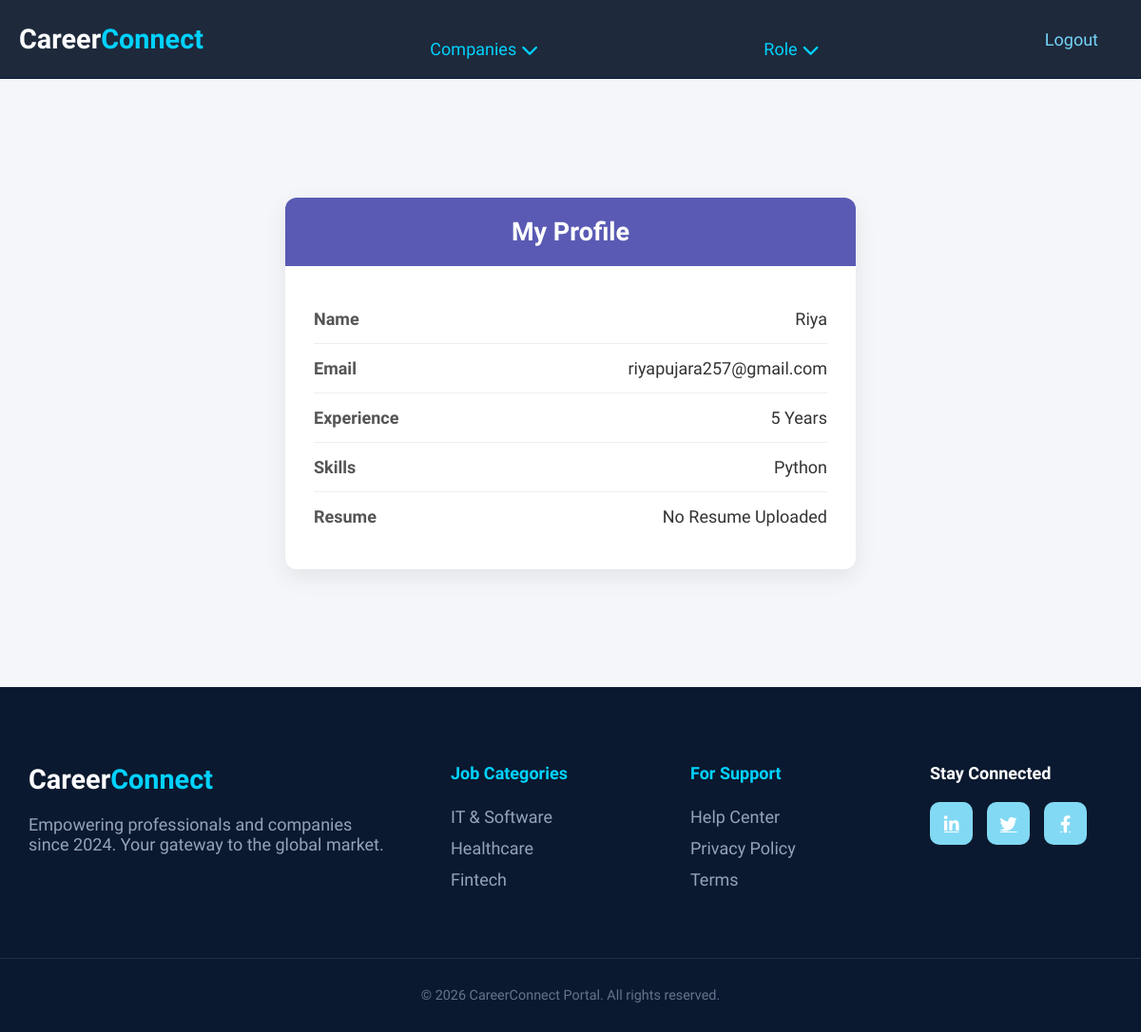
The app's page /my-profile/ (signed in) with its own data.
### accounts/models.py (models this page shows, shortened)
class seekerdb(models.Model):
    WORK_TYPES = (
        ('Remote', 'Remote'),
        ('On-site', 'On-site'),
        ('Hybrid', 'Hybrid'),
    )
    user = models.OneToOneField(User, on_delete=models.CASCADE, related_name='seeker_profile')
    full_name = models.CharField(max_length=255)
    experience_years = models.IntegerField(default=0)
    work_type = models.CharField(max_length=20, choices=WORK_TYPES, default='Remote')
    skills = models.TextField(help_text="Enter skills separated by commas")
    resume = models.FileField(
        upload_to='resumes/',
        validators=[FileExtensionValidator(['pdf', 'doc', 'docx'])],
        null=True, blank=True
    )
    resume_updated_at = models.DateTimeField(auto_now=True)
    profile_views = models.IntegerField(default=0)

class User(AbstractUser):
    is_seeker = models.BooleanField(default=False)
    is_employer = models.BooleanField(default=False)
    profile_picture = models.ImageField(upload_to='profiles/', null=True, blank=True)

### accounts/views.py (the view)
# urls.py: path('my-profile/', views.my_profile, name='my_profile'),
@login_required
def my_profile(request):
    profile = request.user.seeker_profile
    return render(request, 'my_profile.html', {
        'profile': profile
    })

### templates/my_profile.html (shortened to what this page needs)
{% extends 'base.html' %}
{% load static %}
{% block extra_css%}
<link rel="stylesheet" href="{% static 'css/my_profile.css' %}" />
{%endblock%}
{% block content %}
<div class="profile-container">
    <div class="profile-card">
        <div class="profile-header">
            <h2>My Profile</h2>
        </div>
        <div class="profile-body">
            <div class="profile-row">
                <span class="label">Name</span>
                <span class="value">{{ profile.full_name }}</span>
            </div>
            <div class="profile-row">
                <span class="label">Email</span>
                <span class="value">{{ request.user.email }}</span>
            </div>
            <div class="profile-row">
                <span class="label">Experience</span>
                <span class="value">{{ profile.experience_years }} Years</span>
            </div>
            <div class="profile-row">
                <span class="label">Skills</span>
                <span class="value">{{ profile.skills }}</span>
            </div>
            <div class="profile-row">
                <span class="label">Resume</span>
                <span class="value">
                    {% if profile.resume %}
                        <a href="{{ profile.resume.url }}" target="_blank" class="resume-btn">
                            Download Resume
                        </a>
                    {% else %}
                        No Resume Uploaded
                    {% endif %}
                </span>
            </div>
        </div>
    </div>
</div>
{% endblock %}

### static/css/base.css (style rules this page uses)
:root { --navy: #0a192f; --cyan: #00d2ff; --cyan-glow: rgba(0, 210, 255, 0.4); --purple-glow: rgba(160, 32, 240, 0.3); --white: #ffffff; --light-bg: #f8fafc; --text-navy: #1e293b; --text-light: #64748b; }
* { margin: 0; padding: 0; box-sizing: border-box; }
body { font-family: "Plus Jakarta Sans", sans-serif; background-color: var(--white); color: var(--text-navy); font-size: 18px; }

### static/css/my_profile.css (style rules this page uses)
.profile-container { display: flex; justify-content: center; align-items: center; padding: 50px 20px; background: #f4f6f9; min-height: 80vh; }
.profile-card { width: 100%; max-width: 600px; background: #ffffff; border-radius: 12px; box-shadow: 0 8px 25px rgba(0, 0, 0, 0.08); overflow: hidden; transition: 0.3s ease; }
.profile-header { background: rgba(3, 3, 141, 0.651); color: white; padding: 20px; text-align: center; }
.profile-header h2 { margin: 0; font-weight: 600; }
.profile-body { padding: 30px; }
.profile-row { display: flex; justify-content: space-between; padding: 15px 0; border-bottom: 1px solid #eee; }
.profile-row:last-child { border-bottom: none; }
.label { font-weight: 600; color: #555; }
.value { color: #333; text-align: right; max-width: 60%; word-wrap: break-word; }

### records on screen
seekerdb: full_name "Riya", experience_years "5", skills "Python"
User: user.email "riyapujara257@gmail.com"
